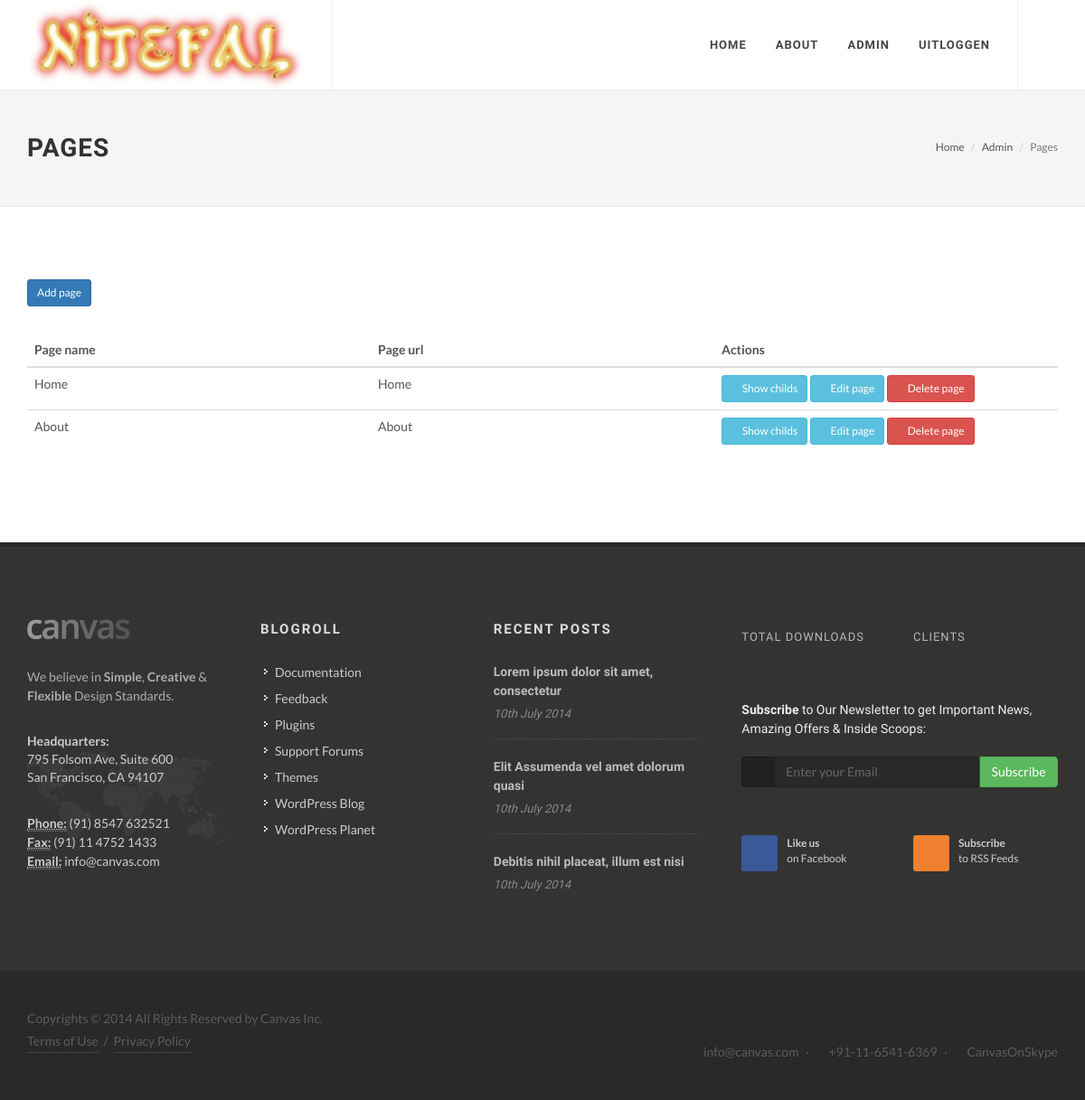
The app's page /pages/ (signed in) with its own data.
### dcms/apps/pages/models.py (models this page shows, shortened)
class TimestampAble(models.Model):
    created_on = models.DateTimeField(_("date/time created"), editable=False, auto_now_add=True)
    modified_on = models.DateTimeField(_("date/time modified"), editable=False, auto_now=True)
    created_by = models.ForeignKey(User, editable=False, related_name='%(app_label)s_%(class)s_created_by', null=True,
                                   default=None)
    modified_by = models.ForeignKey(User, editable=False, related_name='%(app_label)s_%(class)s_modified_by', null=True,
                                    default=None)
    class Meta:
        abstract = True

class Page(TimestampAble):
    name = models.CharField(max_length=255, verbose_name='Name')
    slogan = models.CharField(max_length=255, verbose_name='Slogan')
    url = models.SlugField(max_length=255, verbose_name='Url', unique=True)
    parent = models.ForeignKey('Page', blank=True, null=True, verbose_name='Parent')
    ordering = models.PositiveSmallIntegerField(verbose_name='Ordering')
    sidebar_right = models.BooleanField(default=True, verbose_name='Sidebar right?')
    class Meta:
        verbose_name = 'Page'
        verbose_name_plural = 'Pages'

### dcms/apps/pages/views.py (the view)
# urls.py: url(r'^pages/(?P<parent>[\d]+)/', views.PagesView, name='pages-parent'),
@staff_member_required
def PagesView(request, parent=None):
    pages = Page.objects.filter(parent=parent).order_by('ordering').all()
    tree = []
    for x in pages:
        tree.append({'page': x, 'childs': Page.objects.filter(parent=x.pk).count()})
    context = {'tree': tree, 'parent': parent}
    return render(request, 'cms/pages.html', context=context)

### dcms/apps/pages/templates/cms/pages.html (shortened to what this page needs)
{% extends 'base.html' %}
{% load staticfiles %}
{% block content_header %}
    <section id="page-title">
        <div class="container clearfix">
            <h1>Pages</h1>
            <ol class="breadcrumb">
                <li><a href="/">Home</a></li>
                <li><a href="{% url 'cms' %}">Admin</a></li>
                <li class="active">Pages</li>
            </ol>
        </div>
    </section>
{% endblock %}
{% block content %}
<p>
    <a href="{% url 'page-add' %}" class="btn btn-primary btn-sm">Add page</a>
</p>
<div class="table-responsive">
    <table class="table" id="table">
        <thead>
            <tr>
                <th>Page name</th>
                <th>Page url</th>
                <th>Actions</th>
            </tr>
        </thead>
        <tbody>
        {% for page in tree %}
            <tr id="page_{{ page.page.pk }}" class="adminHover">
                <td class="col-md-4">{{ page.page.name }}</td>
                <td class="col-md-4">{{ page.page.url }}</td>
                <td class="col-md-4">{% if page.childs > 0 %}
                    <a href="{% url 'pages-parent' page.page.pk %}" class="btn btn-info btn-sm"><em class="fa fa-list"></em> Show childs</a>
                    {% endif %}
                    <a href="#" class="btn btn-info btn-sm"><em class="fa fa-pencil-square-o"></em> Edit page</a>
                    <a href="#" class="btn btn-danger btn-sm" data-confirm="Are you sure you want to delete?"><em class="fa fa-times"></em> Delete page</a>
                </td>
            </tr>
        {% endfor %}
        </tbody>
    </table>
</div>
{% endblock %}

### dcms/apps/pages/templates/page_navigation.html (shortened to what this page needs)
<ul>
    {% for page in tree %}
        <li>
            <a href="{% url 'page' page.url %}"><div>{{ page.title }}</div></a>
        </li>
    {% endfor %}
    {% if not request.user.is_authenticated %}
    <li><a href="{% url 'login' %}"><div>Login</div></a></li>
    {% else %}
    {% if request.user.is_staff %}
    <li><a href="{% url 'cms' %}">Admin</a></li>
    {% endif %}
    <li><a href="{% url 'logout' %}?next=/"><div>Uitloggen</div></a></li>
    {% endif %}
</ul>

### static/css/stylesheet.css (style rules this page uses)
tr.adminHover { cursor: row-resize; }

### records on screen
Page: title "HOME", page.name "Home", page "Home"
Page: title "ABOUT", page.name "About", page "About"
